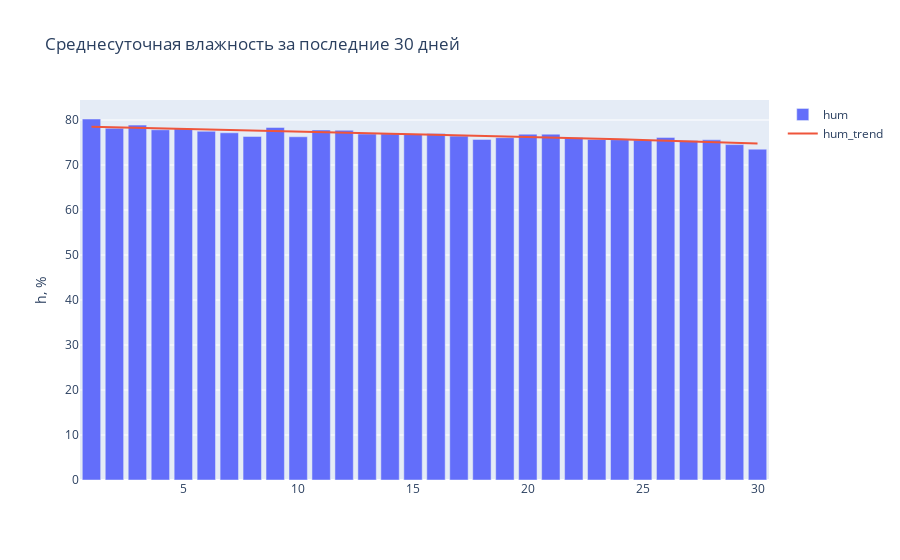

This figure's notebook cell:
### Code cell
x = mean_by_day_df.index
y = mean_by_day_df.hum.values
name_line = 'hum'
name_plot = 'Среднесуточная влажность за последние 30 дней'
name_y_axis = 'h, %'
name_line_trend = name_line + '_trend'

trace1 = go.Bar(x=x, y=y, name=name_line, yaxis='y1')

trace2 = go.Scatter(x=x, y=lowess(y, x)[:, 1].round(2),
                    mode='lines',
                    name=name_line_trend,
                    yaxis='y1'
                   )

data_fig = [trace1, trace2]
layout = go.Layout(title=name_plot,
                   yaxis=dict(title=name_y_axis),
                  )

fig = go.Figure(data=data_fig, layout=layout)
fig.show()

### Figure 1 — Plotly figure (JSON) as saved in the notebook; plotly's stock layout.template omitted (floating-point values rounded to 4 significant figures)
{"data": [{"name": "hum", "type": "bar", "x": [1, 2, 3, 4, 5, 6, 7, 8, 9, 10, 11, 12, 13, 14, 15, 16, 17, 18, 19, 20, 21, 22, 23, 24, 25, 26, 27, 28, 29, 30], "y": [80.22, 78.16, 78.86, 77.82, 78.06, 77.5, 77.15, 76.35, 78.34, 76.27, 77.79, 77.72, 76.89, 76.94, 76.83, 76.98, 76.41, 75.69, 76.07, 76.85, 76.85, 76.02, 75.67, 75.62, 75.53, 76.13, 75.44, 75.58, 74.53, 73.51], "yaxis": "y"}, {"mode": "lines", "name": "hum_trend", "type": "scatter", "x": [1, 2, 3, 4, 5, 6, 7, 8, 9, 10, 11, 12, 13, 14, 15, 16, 17, 18, 19, 20, 21, 22, 23, 24, 25, 26, 27, 28, 29, 30], "y": [78.48, 78.35, 78.22, 78.09, 77.96, 77.84, 77.71, 77.59, 77.46, 77.33, 77.21, 77.11, 77.01, 76.92, 76.84, 76.73, 76.62, 76.5, 76.38, 76.26, 76.14, 76.01, 75.86, 75.71, 75.56, 75.4, 75.25, 75.09, 74.93, 74.77], "yaxis": "y"}], "layout": {"autosize": true, "title": {"text": "Среднесуточная влажность за последние 30 дней"}, "xaxis": {"autorange": true, "range": [0.5, 30.5], "type": "linear"}, "yaxis": {"autorange": true, "range": [0, 84.44], "title": {"text": "h, %"}, "type": "linear"}}}
